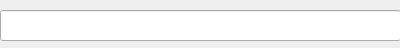
<?xml version="1.0" encoding="UTF-8"?>
<ui version="4.0">
 <class>InputDlg</class>
 <widget class="QDialog" name="InputDlg">
  <property name="geometry">
   <rect>
    <x>0</x>
    <y>0</y>
    <width>400</width>
    <height>48</height>
   </rect>
  </property>
  <property name="windowTitle">
   <string>Dialog</string>
  </property>
  <widget class="QLineEdit" name="input_lineEdit">
   <property name="geometry">
    <rect>
     <x>0</x>
     <y>10</y>
     <width>401</width>
     <height>31</height>
    </rect>
   </property>
  </widget>
  <action name="actionEscPressed">
   <property name="text">
    <string>escPressed</string>
   </property>
   <property name="shortcut">
    <string>Esc</string>
   </property>
  </action>
 </widget>
 <resources/>
 <connections/>
</ui>
